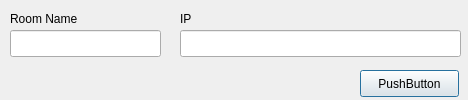
<?xml version="1.0" encoding="UTF-8"?>
<ui version="4.0">
 <class>Dialog</class>
 <widget class="QDialog" name="Dialog">
  <property name="geometry">
   <rect>
    <x>0</x>
    <y>0</y>
    <width>468</width>
    <height>100</height>
   </rect>
  </property>
  <property name="windowTitle">
   <string>Dialog</string>
  </property>
  <widget class="QLabel" name="label">
   <property name="geometry">
    <rect>
     <x>10</x>
     <y>10</y>
     <width>91</width>
     <height>17</height>
    </rect>
   </property>
   <property name="text">
    <string>Room Name</string>
   </property>
  </widget>
  <widget class="QLabel" name="label_2">
   <property name="geometry">
    <rect>
     <x>180</x>
     <y>10</y>
     <width>31</width>
     <height>17</height>
    </rect>
   </property>
   <property name="text">
    <string>IP</string>
   </property>
  </widget>
  <widget class="QPushButton" name="pushButton">
   <property name="geometry">
    <rect>
     <x>360</x>
     <y>70</y>
     <width>99</width>
     <height>27</height>
    </rect>
   </property>
   <property name="text">
    <string>PushButton</string>
   </property>
  </widget>
  <widget class="QLineEdit" name="lineEdit">
   <property name="geometry">
    <rect>
     <x>10</x>
     <y>30</y>
     <width>151</width>
     <height>27</height>
    </rect>
   </property>
  </widget>
  <widget class="QLineEdit" name="lineEdit_2">
   <property name="geometry">
    <rect>
     <x>180</x>
     <y>30</y>
     <width>281</width>
     <height>27</height>
    </rect>
   </property>
  </widget>
 </widget>
 <resources/>
 <connections/>
</ui>
